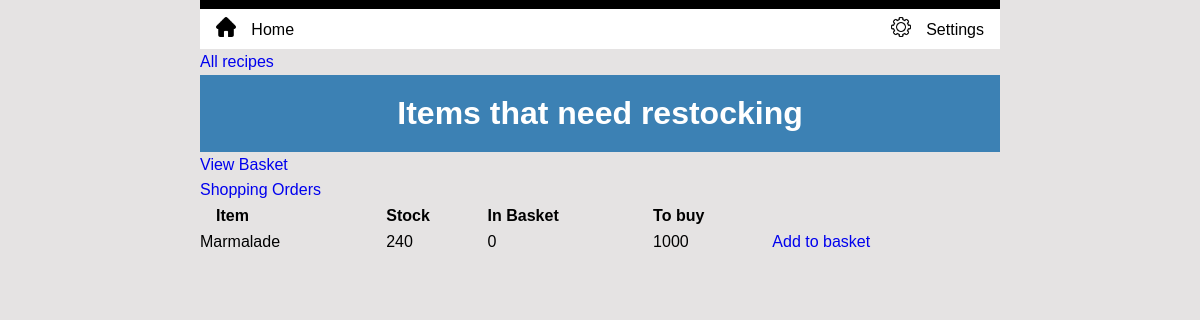
/stock/shoppinglist/ (signed in), run on an earlier commit of the app's database.
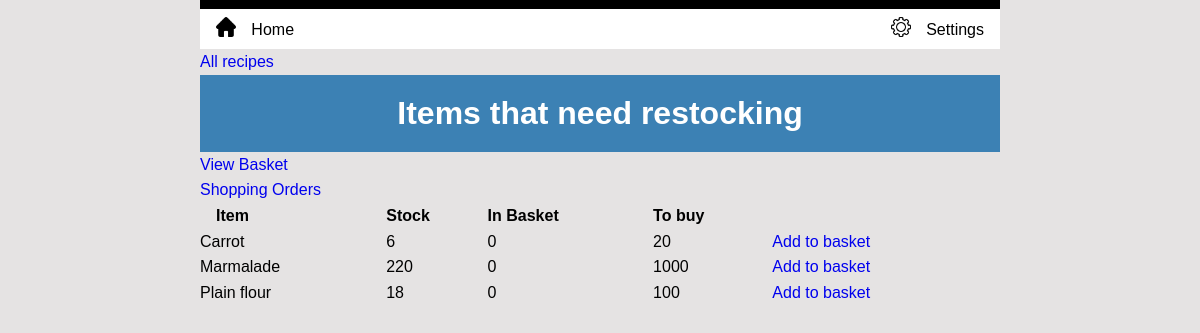
And on a later commit of the database.
### inventory/models.py (models this page shows, shortened)
class Ingredient(models.Model):
    class Meta:
        ordering = ['name']
    name = models.CharField(unique=True, max_length=200)
    quantity = models.PositiveIntegerField(blank=True, null=True)
    unit = models.CharField(max_length=10)
    unit_price = models.DecimalField(
        blank=True, null=True, max_digits=6, decimal_places=3
    )
    kanban = models.BooleanField(default=False, verbose_name='Reorder')
    threshold = models.IntegerField(blank=True, null=True, verbose_name='Reorder Threshold')
    re_order = models.IntegerField(blank=True, null=True, verbose_name='Reorder Quantity')
    def buy(self):
        if self.kanban and self.quantity < self.threshold:
            return self.re_order - self.in_basket()
        else:
            return 0
    def in_basket(self):
        ingredients = [obj.ingredient for obj in Basket.objects.all()]
        if self in ingredients:
            basket = get_object_or_404(Basket, ingredient=self)
            return basket.quantity
        else:
            return 0

### inventory/views.py (the view)
# urls.py: path('stock/shoppinglist/', views.ShoppingList.as_view(), name='shopping_list'),
class ShoppingList(LoginRequiredMixin, ListView):
    model = Ingredient
    template_name = "inventory/shopping_list.html"
    def get_queryset(self):
        ingredients = Ingredient.objects.all()
        self.shopping_list = [obj for obj in ingredients if obj.buy()]
        return self.shopping_list
    def get_context_data(self, **kwargs):
        context = super().get_context_data(**kwargs)
        context['basket'] = Basket.objects.all()
        return context

### inventory/templates/inventory/shopping_list.html (shortened to what this page needs)
{% extends 'base.html' %}
{% load static %}
{% block content %}
  <a href="{% url 'menu_edit' %}">All recipes</a>
  <h1>Items that need restocking</h1>
  <ul>
    <li><a href="{% url 'basket_view' %}">View Basket</a></li>
    <li><a href="{% url 'orders' %}">Shopping Orders</a></li>
  </ul>
  <table>
    <thead>
      <tr>
        <th>Item</th>
        <th>Stock</th>
        <th>In Basket</th>
        <th>To buy</th>
        <th></th>
      </tr>
    </thead>
    <tbody>
      {% for item in object_list %}
        {% if item.in_basket < item.re_order %}
          <tr>
            <td>{{ item.name }}</td>
            <td>{{ item.quantity }}</td>
            <td>{{ item.in_basket }}</td>
            <td>{{ item.buy }}</td>
            <td>
              <a
              {% if item.in_basket %}
                href="{% url 'update_basket' item.name %}"
              {% else %}
                href="{% url 'add_to_basket' item.name %}"
              {% endif %}>Add to basket</a>
            </td>
          </tr>
        {% endif %}
      {% endfor %}
    </tbody>
  </table>
{% endblock %}

What changed in the data, as far as the page shows it:
now on this page (row edited): Ingredient: name "Carrot", quantity "6", in_basket "0", buy "20"
changed Ingredient "Marmalade": quantity "240" → "220"
now on this page (row edited): Ingredient: name "Plain flour", quantity "18", in_basket "0", buy "100"
